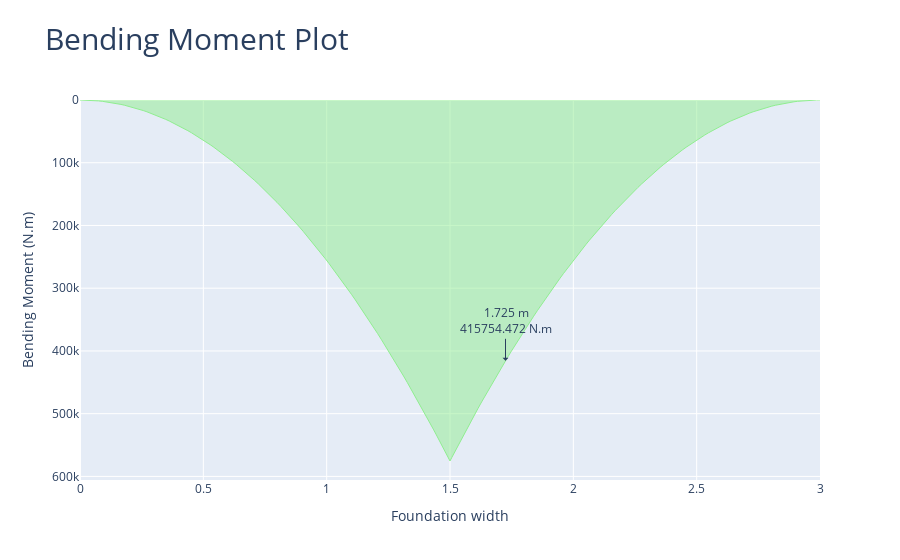

This figure's notebook cell:
### Code cell
# Plot the bending moment diagram of the foundation in y direction
fdn_design.plot_bending_moment_Y()

### Figure 1 — Plotly figure (JSON) as saved in the notebook; plotly's stock layout.template omitted (floating-point values rounded to 4 significant figures; data arrays with more than 128 entries replaced by an {"elided": "..."} marker saying what was removed)
{"data": [{"fill": "tozeroy", "hovertemplate": "x: %{x:.3f} %{meta[0]}<br>f(x): %{y:.3f} %{meta[1]}", "line": {"color": "lightgreen", "width": 1}, "meta": ["m", "N.m"], "mode": "lines", "name": "Bending Moment", "type": "scatter", "x": {"elided": "204 float values"}, "y": {"elided": "204 float values"}}], "layout": {"annotations": [{"arrowhead": 1, "ax": 0, "ay": -40, "showarrow": true, "text": "1.725 m<br>415754.472 N.m", "x": 1.725, "xref": "x", "y": 415800.0, "yref": "y"}], "title": {"font": {"size": 30}, "text": "Bending Moment Plot"}, "xaxis": {"title": {"text": "Foundation width"}}, "yaxis": {"autorange": "reversed", "title": {"text": "Bending Moment (N.m)"}}}}
